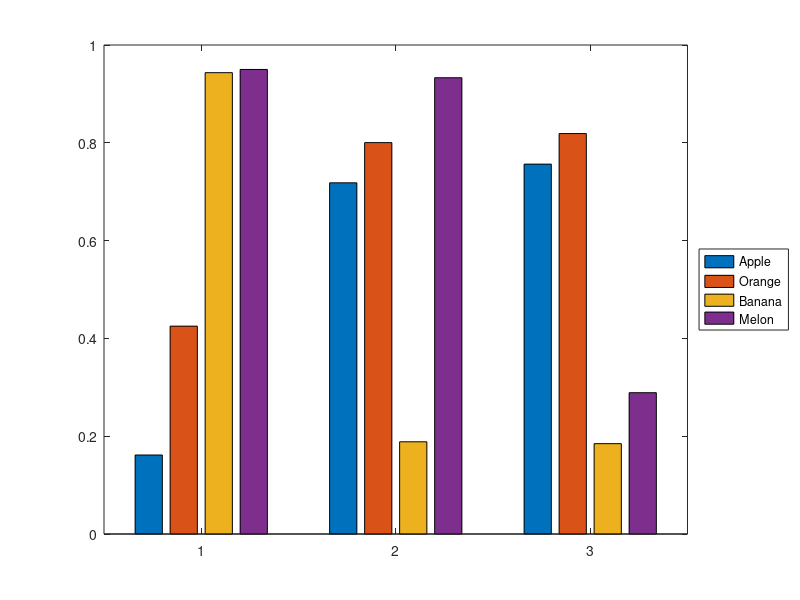

Recreate this plot in MATLAB. (Note: this script raises an error after producing the figure.)
% Create original plot
fH = gcf; colormap(jet(4));
h = bar(rand(3, 4));
legend('Apple', 'Orange', 'Banana', 'Melon', 'Location', 'EastOutside');

% Apply Brandon's function
%tH = title('Brandon''s applyhatch');
%applyhatch_pluscolor(fH, '\-x.', 0, [1 0 1 0], jet(4));

% Apply Brian's function
%set(tH, 'String', 'Brian''s applyhatch');
applyhatch_plusC(fH, '\-x.', 'rkbk');

set(tH, 'String', 'Original');